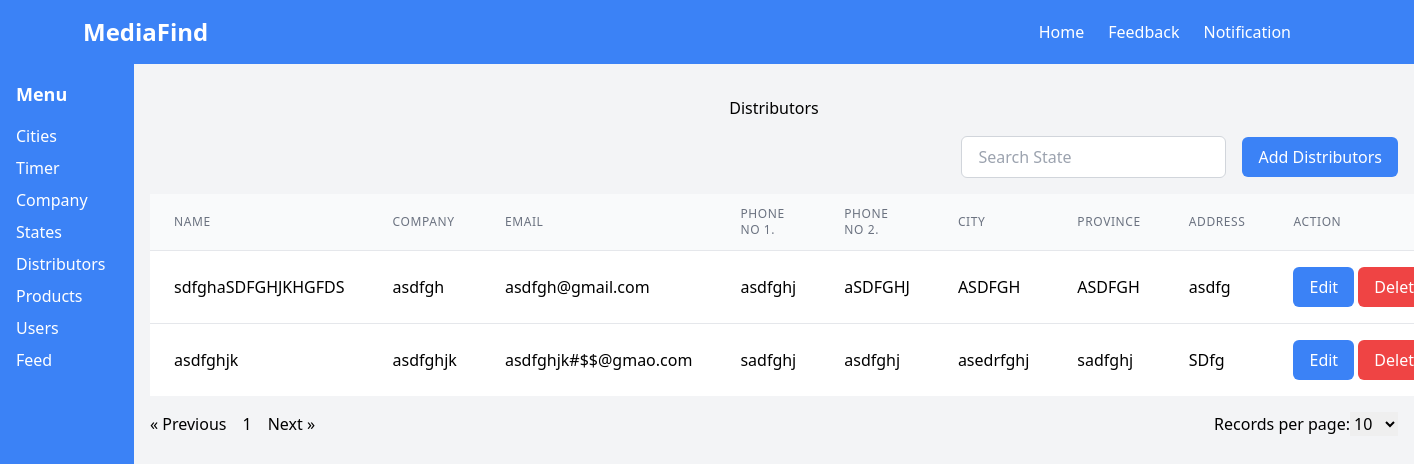
Before: /php-with-mysql/pages/distributors/distributors.php with the older database file.
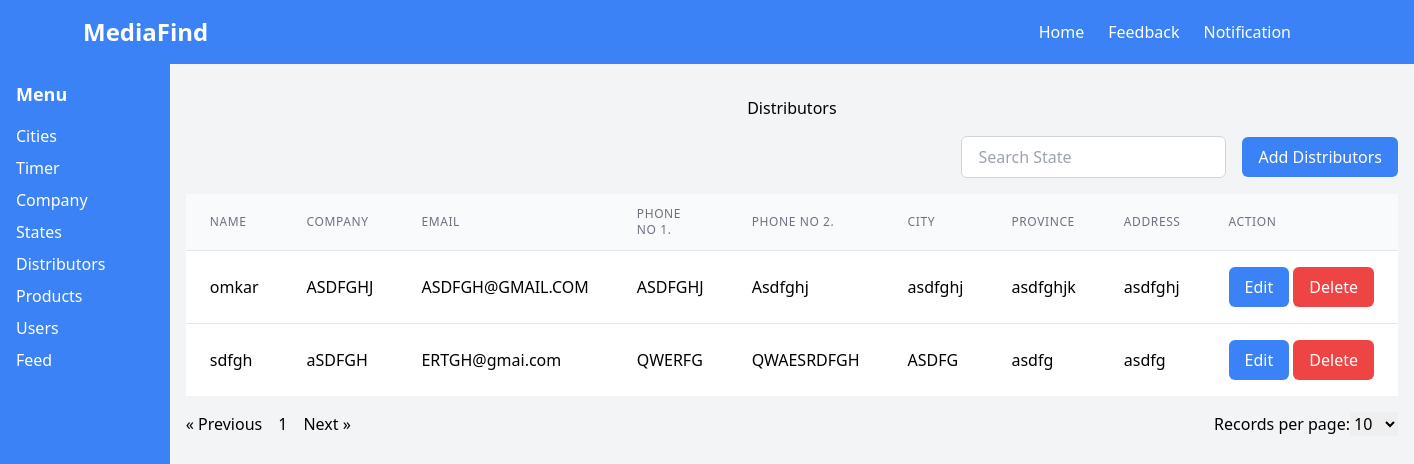
After: the same page with the newer database file.
### tables this page shows
CREATE TABLE `distributors` (
  `id` int(11) NOT NULL,
  `distributorsName` varchar(255) NOT NULL,
  `company` varchar(255) NOT NULL,
  `email` varchar(255) NOT NULL,
  `phone_no_1` varchar(20) NOT NULL,
  `phone_no_2` varchar(20) DEFAULT NULL,
  `city` varchar(100) NOT NULL,
  `province` varchar(100) NOT NULL,
  `distributorsAddress` text NOT NULL
);

### php-with-mysql/pages/distributors/fetch_distributors.php (the view, shortened to what the changed rows need)
<?php
include '../../shared/paginator.php';
include '../../db/db_connection.php';
mysqli_set_charset($conn, "utf8mb4");
$default_limit = 10;
$page = isset($_GET['page']) ? $_GET['page'] : 1;
$limit = isset($_GET['limit']) ? $_GET['limit'] : $default_limit;
$start = ($page - 1) * $limit;
if ($conn) {
    $count_sql = "SELECT COUNT(*) AS total FROM distributors";
    $count_result = mysqli_query($conn, $count_sql);
    $count_data = mysqli_fetch_assoc($count_result);
    $total_records = $count_data['total'];
    $total_pages = ceil($total_records / $limit);
    $sql = "SELECT * FROM distributors LIMIT $start, $limit";
    $result = mysqli_query($conn, $sql);
    echo '<table class="min-w-full divide-y divide-gray-200">';
    echo '<thead class="bg-gray-50">';
    echo '<tr>';
    echo '<th scope="col" class="px-6 py-3 text-left text-xs font-medium text-gray-500 uppercase tracking-wider">Name</th>';
    echo '<th scope="col" class="px-6 py-3 text-left text-xs font-medium text-gray-500 uppercase tracking-wider">Company</th>';
    echo '<th scope="col" class="px-6 py-3 text-left text-xs font-medium text-gray-500 uppercase tracking-wider">Email</th>';
    echo '<th scope="col" class="px-6 py-3 text-left text-xs font-medium text-gray-500 uppercase tracking-wider">Phone No 1.</th>';
    echo '<th scope="col" class="px-6 py-3 text-left text-xs font-medium text-gray-500 uppercase tracking-wider">Phone No 2.</th>';
    echo '<th scope="col" class="px-6 py-3 text-left text-xs font-medium text-gray-500 uppercase tracking-wider">City</th>';
    echo '<th scope="col" class="px-6 py-3 text-left text-xs font-medium text-gray-500 uppercase tracking-wider">Province</th>';
    echo '<th scope="col" class="px-6 py-3 text-left text-xs font-medium text-gray-500 uppercase tracking-wider">Address</th>';
    echo '<th scope="col" class="px-6 py-3 text-left text-xs font-medium text-gray-500 uppercase tracking-wider">Action</th>';
    echo '</tr>';
    echo '</thead>';
    echo '<tbody class="bg-white divide-y divide-gray-200">';
    if ($result && mysqli_num_rows($result) > 0) {
        while ($row = mysqli_fetch_assoc($result)) {
            echo "<tr>";
            echo "<td class='px-6 py-4 whitespace-nowrap'>" . $row['distributorsName'] . "</td>";
            echo "<td class='px-6 py-4 whitespace-nowrap'>" . $row['company'] . "</td>";
            echo "<td class='px-6 py-4 whitespace-nowrap'>" . $row['email'] . "</td>";
            echo "<td class='px-6 py-4 whitespace-nowrap'>" . $row['phone_no_1'] . "</td>";
            echo "<td class='px-6 py-4 whitespace-nowrap'>" . $row['phone_no_2'] . "</td>";
            echo "<td class='px-6 py-4 whitespace-nowrap'>" . $row['city'] . "</td>";
            echo "<td class='px-6 py-4 whitespace-nowrap'>" . $row['province'] . "</td>";
            echo "<td class='px-6 py-4 whitespace-nowrap'>" . $row['distributorsAddress'] . "</td>";
            echo "<td class='px-6 py-4 whitespace-nowrap'>";
            echo "<button class='bg-blue-500 text-white px-4 py-2 rounded-md editBtn' data-id='{$row['id']}' data-name='{$row['distributorsName']}' data-company='{$row['company']}' data-email='{$row['email']}' data-phone1='{$row['phone_no_1']}' data-phone2='{$row['phone_no_2']}' data-city='{$row['city']}' data-province='{$row['province']}' data-address='{$row['distributorsAddress']}'>Edit</button> ";
            echo "<button class='bg-red-500 text-white px-4 py-2 rounded-md deleteBtn' data-delete-id='{$row['id']}'>Delete</button>";
            echo "</td>";
            echo "</tr>";
        }
    } else {
        echo "<tr><td colspan='9' class='text-center'>No records found</td></tr>";
    }
    echo '</tbody>';
    echo '</table>';
    echo generatePagination($total_pages, $page, $limit);
} else {
    die("Connection failed: " . mysqli_connect_error());
}
?>

### php-with-mysql/shared/paginator.php
<?php
function generatePagination($total_pages, $current_page, $limit)
{
    $paginationHTML = '<div class="flex justify-between mt-4">';
    $paginationHTML .= '<ul class="pagination flex gap-4">';
    if ($current_page > 1) {
        $paginationHTML .= '<li><a href="?page=' . ($current_page - 1) . '&limit=' . $limit . '" class="prevBtn">&laquo; Previous</a></li>';
    } else {
        $paginationHTML .= '<li class="disabled"><span>&laquo; Previous</span></li>';
    }
    for ($i = 1; $i <= $total_pages; $i++) {
        $paginationHTML .= '<li class="';
        if ($i == $current_page) {
            $paginationHTML .= 'active';
        }
        $paginationHTML .= '"><a href="?page=' . $i . '&limit=' . $limit . '">' . $i . '</a></li>';
    }
    if ($current_page < $total_pages) {
        $paginationHTML .= '<li><a href="?page=' . ($current_page + 1) . '&limit=' . $limit . '" class="nextBtn">Next &raquo;</a></li>';
    } else {
        $paginationHTML .= '<li class="disabled"><span>Next &raquo;</span></li>';
    }
    $paginationHTML .= '</ul>';
    $paginationHTML .= '<div class="ml-4">';
    $paginationHTML .= '<label for="limit">Records per page:</label>';
    $paginationHTML .= '<select id="limit" name="limit" onchange="changeLimit(this.value)">';
    $options = [5, 10, 25, 50, 100];
    foreach ($options as $option) {
        $paginationHTML .= '<option value="' . $option . '"';
        if ($limit == $option) {
            $paginationHTML .= ' selected';
        }
        $paginationHTML .= '>' . $option . '</option>';
    }
    $paginationHTML .= '</select>';
    $paginationHTML .= '</div>';
    $paginationHTML .= '</div>';
    return $paginationHTML;
}

Changed rows visible on the page:
removed distributors: distributorsName "sdfghaSDFGHJKHGFDS", company "asdfgh", email "asdfgh@gmail.com", phone_no_1 "asdfghj", phone_no_2 "aSDFGHJ", city "ASDFGH", province "ASDFGH", distributorsAddress "asdfg"
removed distributors: distributorsName "asdfghjk", company "asdfghjk", email "asdfghjk#$$@gmao.com", phone_no_1 "sadfghj", phone_no_2 "asdfghj", city "asedrfghj", province "sadfghj", distributorsAddress "SDfg"
added distributors: distributorsName "omkar", company "ASDFGHJ", email "ASDFGH@GMAIL.COM", phone_no_1 "ASDFGHJ", phone_no_2 "Asdfghj", city "asdfghj", province "asdfghjk", distributorsAddress "asdfghj"
added distributors: distributorsName "sdfgh", company "aSDFGH", email "ERTGH@gmai.com", phone_no_1 "QWERFG", phone_no_2 "QWAESRDFGH", city "ASDFG", province "asdfg", distributorsAddress "asdfg"
